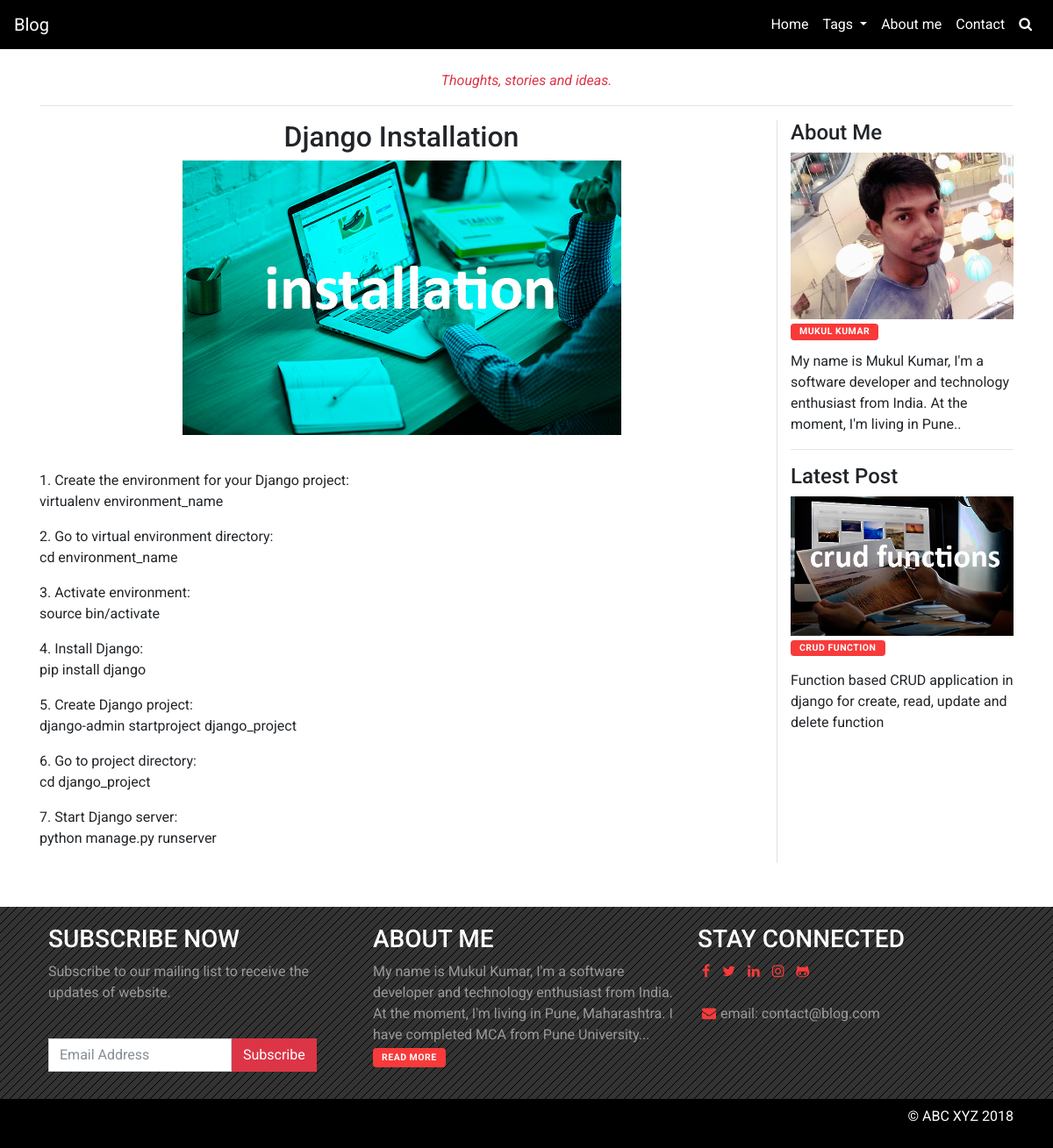
Page /post/6/ on the committed database.
### blogapp/models.py (models this page shows, shortened)
class Blog(models.Model):
    title = models.CharField(max_length=100, blank=False, null=False)
    post_image = models.ImageField(upload_to = 'post_img/', default = 'post_img/post.png', blank=True, null=True)
    tag = models.ForeignKey(Tags, models.DO_NOTHING)
    user = models.ForeignKey(User, models.DO_NOTHING)
    created_at = models.DateTimeField(auto_now_add=True)
    updated_at = models.DateTimeField(auto_now=True)
    description = models.TextField(blank=False, null=False)
    short_description = models.TextField(blank=False, null=False)
    class Meta:
        verbose_name = 'Blog'
        verbose_name_plural = 'Blogs'

### blogapp/views.py (the view)
# urls.py: url(r'^post/(?P<post_id>\d+)/$', views.Post.as_view(template_name='post.html'), name='post'),
class Post(TemplateView):
    def get(self, request, **kwargs):
        post_id = int(kwargs['post_id'])
        try:
            post_detail = Blog.objects.get(pk=post_id)
        except:
            post_detail = None
        tagdetails = Tags.objects.all()
        latestblog = Blog.objects.latest('id')
        return render(request, self.template_name, { 'post_detail': post_detail, 'tagdetails': tagdetails, 'latestblog': latestblog })

### templates/post.html (shortened to what this page needs)
{% extends 'base.html' %}
{% load static %}
{% block content %}
    <div class="container">
        <div class="row">
            <div class="col-md-12 text-center">
                <br>
                <p class="text-danger"><i>Thoughts, stories and ideas.</i></p>
                <hr>
            </div>
        </div>
        <div class="row">
            <div class="col-md-9">
                <h2 class="text-center">{{ post_detail.title }}</h2>
                <div class="post_image">
                    <img src="{{ post_detail.post_image.url }}" class="mx-auto d-block img-fluid">
                </div>
                <div class="post_description">
                    <br>
                    {% autoescape off %}
                        <p>{{ post_detail.description }}</p>
                    {% endautoescape %}
                </div>
            </div>
            <div class="col-md-3 sidebar">
                <div class="widget_content">
                    <div class="widget-title">
                        <h4>About Me</h4>
                    </div>
                    <div class="widget-content">
                        <img src="{% static 'images/img_profile.jpg' %}" class="img-fluid">
                        <h2><a href="{% url 'about' %}" class="category sidebar-btn">Mukul Kumar</a></h2>
                        <p>My name is Mukul Kumar, I'm a software developer and technology enthusiast from India. At the moment, I'm living in Pune..</p>
                    </div>
                </div>
                <hr>
                <div class="widget_content">
                    <div class="widget-title">
                        <h4>Latest Post</h4>
                    </div>
                    <div class="widget-content">
                        <img src="{{ latestblog.post_image.url }}" class="img-fluid">
                        <h2><a href="{% url 'post' post_id=latestblog.id %}" class="category sidebar-btn">{{ latestblog.title }}</a></h2>
                        {% autoescape off %}
                            <p>{{ latestblog.short_description }}</p>
                        {% endautoescape %}
                    </div>
                </div>
            </div>
        </div>
    </div>
{% endblock %}

### static/css/style.css (style rules this page uses)
body { font-family: 'Roboto', sans-serif; overflow: hidden; }
.category { background: #F83A3A; display: inline-block; text-transform: uppercase; border-radius: 4px; font-size: 10.5px; color: #FFFFFF; padding: 3px 10px; letter-spacing: 0.5px; font-weight: 700; }
.sidebar { border-left: 1px solid #E1E1E1; }
.widget-title { position: relative; }
.widget-content h2 { font-size: 14px; margin: 0px; font-weight: 600; margin-bottom: 12px; }
.sidebar-btn { margin-top: 5px; }

### rows in the picture
Blog: title "Django Installation", post_image (picture), description "1. Create the environment for your Django project: virtualenv environment_name 2. Go to virtual environment directory: cd environment_name 3. Activate environment: source bin/activate 4. Install Django: pip install django 5. Create Django project: django-admin startproject django_project 6. Go to project directory: cd django_project 7. Start Django server: python manage.py runserver"
Blog: post_image (picture), title "CRUD FUNCTION", short_description "Function based CRUD application in django for create, read, update and delete function"
